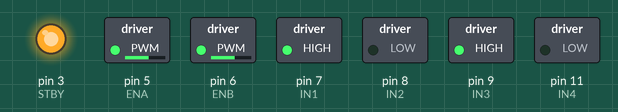
The sketch below on a simulated Arduino Uno, built with avr-gcc and run on an emulated ATmega328P. Parts: switched loads named in the sketch (green lamp = pin HIGH), output pins drawn as LEDs (lit = HIGH).

Above: at 0.05 s.
At 4.0 s:
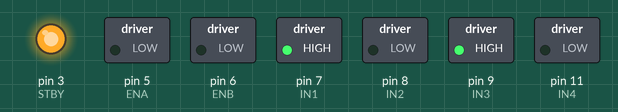
Timing chart, 0 to 4.6 s (numbered marks = the images above):
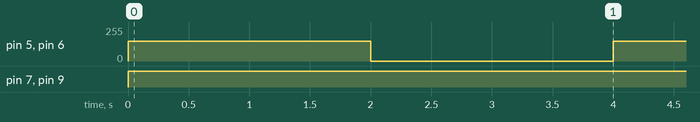

Measured:
- by itself, pin 5 (ENA), pin 6 (ENB): alternates 150/255 for 2.0 s and 0/255 for 2.0 s
- by itself, pin 7 (IN1), pin 9 (IN3): LOW → HIGH at 0.00 s

The sketch:

motor_test.ino
```cpp
// Pin Definitions for Elegoo V4
const int ENA = 5;    // Left Motor Speed
const int ENB = 6;    // Right Motor Speed
const int IN1 = 7;    // Left Motor Direction 1
const int IN2 = 8;    // Left Motor Direction 2
const int IN3 = 9;    // Right Motor Direction 1
const int IN4 = 11;   // Right Motor Direction 2
const int STBY = 3;   // Standby Pin (Crucial for V4)

void setup() {
  // Set all motor pins as outputs
  pinMode(ENA, OUTPUT);
  pinMode(ENB, OUTPUT);
  pinMode(IN1, OUTPUT);
  pinMode(IN2, OUTPUT);
  pinMode(IN3, OUTPUT);
  pinMode(IN4, OUTPUT);
  pinMode(STBY, OUTPUT);

  // Wake up the motor driver
  digitalWrite(STBY, HIGH);
}

void moveForward(int speed) {
  // Left Motor Forward
  digitalWrite(IN1, HIGH);
  digitalWrite(IN2, LOW);
  analogWrite(ENA, speed);

  // Right Motor Forward
  digitalWrite(IN3, HIGH);
  digitalWrite(IN4, LOW);
  analogWrite(ENB, speed);
}

void stopMotors() {
  analogWrite(ENA, 0);
  analogWrite(ENB, 0);
}

void loop() {
  moveForward(150); // Move at medium speed
  delay(2000);      // Wait 2 seconds

  stopMotors();
  delay(2000);      // Wait 2 seconds
}
```
